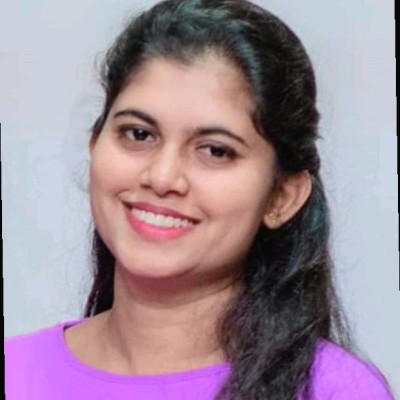
#> input picture dilpriya-2.jpeg, 400 x 400 px
$ python convert_image_to_artbox.py
#> lines starting #> are read from the running program, lines starting #| are printed output that depends on the picture
#> (reads dilpriya_braille.txt from the repository)
from PIL import Image, ImageEnhance, ImageFilter
import numpy as np

def rgb_to_ansi(r, g, b):
    """Convert RGB to ANSI escape code"""
    return f'\x1b[38;2;{r};{g};{b}m'

def get_brightness(r, g, b):
    """Calculate perceived brightness using luminance formula"""
    return 0.299 * r + 0.587 * g + 0.114 * b

def brightness_to_block_char(brightness):
    """Convert brightness to block character for more detail"""
    # Unicode block elements from dark to light
    # More levels = more detail and smoother gradients
    chars = " ░▒▓█"

    # Alternative: More detailed ASCII blocks
    # chars = " .·:░▒▓█"

    index = int(brightness / 255 * (len(chars) - 1))
    return chars[min(index, len(chars) - 1)]

def apply_unsharp_mask(img, radius=2, percent=150, threshold=3):
    """Apply unsharp mask for edge enhancement"""
    blurred = img.filter(ImageFilter.GaussianBlur(radius))
    img_array = np.array(img, dtype=np.float32)
    blurred_array = np.array(blurred, dtype=np.float32)

    diff = img_array - blurred_array
    diff = np.where(np.abs(diff) < threshold, 0, diff)
    sharpened = img_array + (diff * percent / 100.0)
    sharpened = np.clip(sharpened, 0, 255).astype(np.uint8)

    return Image.fromarray(sharpened)

def image_to_artbox_enhanced(image_path, output_path, width=60):
    """Convert image to colored ASCII art using box-drawing characters with maximum quality"""
#> called with image_path = 'dilpriya-2.jpeg', output_path = 'dilpriya_braille.txt', width = 60

    print(f"Converting {image_path} to enhanced ASCII art box-drawing...")

    # Load image
    img = Image.open(image_path)
#> img is the input picture: PIL image 400x400 RGB; mean R, G, B 158.6, 138.9, 152.1

    # Calculate target dimensions
    aspect_ratio = img.height / img.width
#> aspect_ratio = 1
    height = int(width * aspect_ratio * 0.5)
#> height = 30

    print("Step 1/6: Super-resolution upscaling...")
    # Super-sampling: upscale significantly first
    if img.width < width * 5 or img.height < height * 5:
        upscale = 4
        img = img.resize((img.width * upscale, img.height * upscale), Image.Resampling.LANCZOS)

    img = img.convert('RGB')

    print("Step 2/6: Noise reduction...")
    img = img.filter(ImageFilter.MedianFilter(size=3))

    print("Step 3/6: Color and contrast optimization...")
    # Enhance color saturation
    color_enhancer = ImageEnhance.Color(img)
    img = color_enhancer.enhance(1.25)

    # Strong contrast for better block definition
    contrast_enhancer = ImageEnhance.Contrast(img)
    img = contrast_enhancer.enhance(1.2)
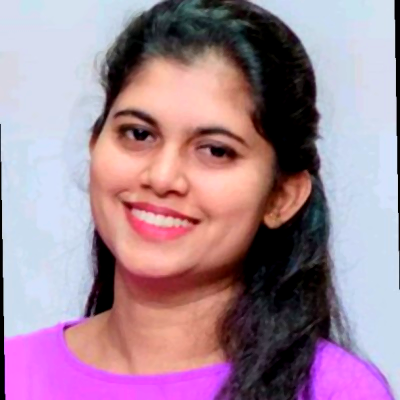
#> img: PIL image 400x400 RGB; mean R, G, B 164.3, 135.3, 151.9

    # Brightness adjustment
    brightness_enhancer = ImageEnhance.Brightness(img)
    img = brightness_enhancer.enhance(1.05)

    print("Step 4/6: Edge enhancement...")
    img = apply_unsharp_mask(img, radius=2, percent=200, threshold=2)
#> in apply_unsharp_mask, `blurred = img.filter(ImageFilter.GaussianBlur(radius))`:
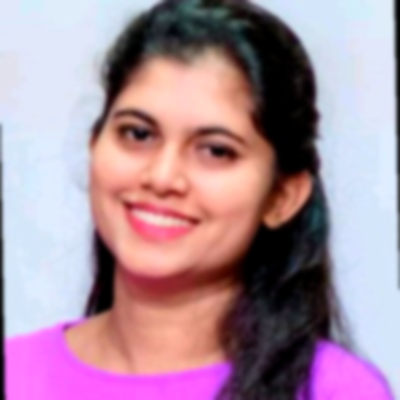
#> blurred: PIL image 400x400 RGB; mean R, G, B 171.3, 141.5, 157.9
#> in apply_unsharp_mask, `diff = img_array - blurred_array`:
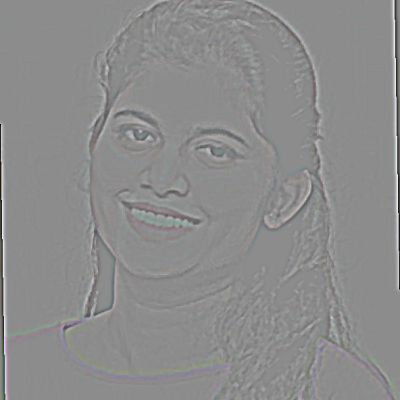
#> diff: shape (400, 400, 3) float32; mean R, G, B 0, 0, 0; drawn with min black and max white
#> in apply_unsharp_mask, `sharpened = img_array + (diff * percent / 100.0)`:
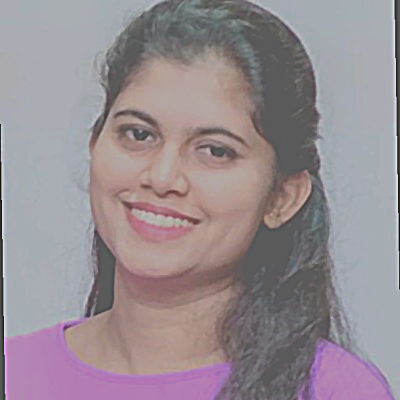
#> sharpened: shape (400, 400, 3) float32; mean R, G, B 171.3, 141.6, 158; drawn with min black and max white
#> in apply_unsharp_mask, `sharpened = np.clip(sharpened, 0, 255).astype(np.uint8)`:
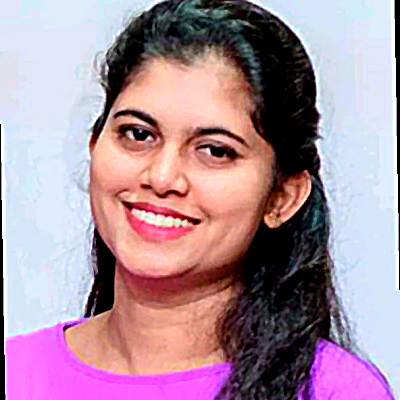
#> sharpened: shape (400, 400, 3); mean R, G, B 171.8, 142.7, 158.3

    print("Step 5/6: High-quality downsampling...")
    img = img.resize((width, height), Image.Resampling.LANCZOS)
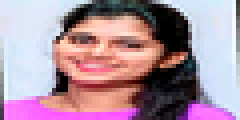
#> img: PIL image 60x30 RGB (shown 4 times larger); mean R, G, B 172.1, 143.2, 158.6

    print("Step 6/6: Final sharpening...")
    sharpener = ImageEnhance.Sharpness(img)
    img = sharpener.enhance(1.4)

    # Get pixel data
    pixels = np.array(img)

    # Create ASCII art with colored blocks
    ascii_lines = []
    for y in range(height):
        line_chars = []
        for x in range(width):
            r, g, b = pixels[y, x]

            # Calculate brightness for character selection
            brightness = get_brightness(r, g, b)

            # Select block character based on brightness
            char = brightness_to_block_char(brightness)

            # Get color code
            color_code = rgb_to_ansi(r, g, b)

            # Add colored character with reset
            line_chars.append(f"{color_code}{char}\x1b[0m")

        ascii_lines.append(''.join(line_chars))

    # Save to file
    with open(output_path, 'w', encoding='utf-8') as f:
        f.write('\n'.join(ascii_lines))

    print(f"✅ Enhanced ASCII art box-drawing conversion complete!")
    print(f"   Dimensions: {width} x {height}")
#|    Dimensions: 60 x 30
    print(f"   Style: Block characters (░▒▓█) with full RGB colors")
    print(f"   Saved to: {output_path}")
    return width, height

if __name__ == "__main__":
    import shutil

    # Backup current portrait
    print("Creating backup of current portrait...")
    shutil.copy("dilpriya_braille.txt", "dilpriya_braille_backup_artbox.txt")
    print("✅ Backup saved to: dilpriya_braille_backup_artbox.txt")

    # Convert with artbox method
    print("\n" + "="*60)
    width, height = image_to_artbox_enhanced("dilpriya-2.jpeg", "dilpriya_braille.txt", width=60)

    print("\n" + "="*60)
    print("ASCII Art Box-Drawing conversion complete!")
    print("Method: Block characters based on brightness levels")
    print("Characters used: ░ (light) → ▒ → ▓ → █ (solid)")
    print("Quality enhancements:")
    print("  • 4x super-sampling")
    print("  • Color saturation +25%")
    print("  • High contrast +20%")
    print("  • Custom unsharp mask (200%)")
    print("  • Edge-preserving noise reduction")
    print("\nRun 'python -m hdm_optimizer --version' to see the result")
    print("To restore previous: Copy-Item dilpriya_braille_backup_artbox.txt dilpriya_braille.txt -Force")
    print("="*60)
